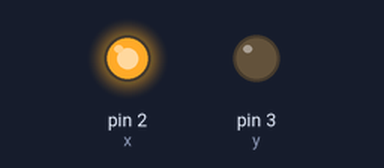
This sketch was run on a simulated Arduino Uno, built with avr-gcc and run on an emulated ATmega328P. Parts: output pins drawn as LEDs (lit = HIGH).

Above: at 0.1 s.
Timing chart, 0 to 1.6 s (numbered marks = the images above):
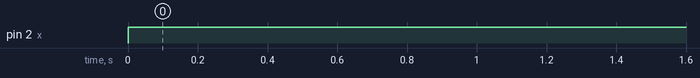

The sketch:

test.ino
```cpp
const int x = 2;
const int y = 3;


void setup() {
    pinMode(x, OUTPUT);
    pinMode(y, OUTPUT);
}

void loop() {
    digitalWrite(x, HIGH);
    digitalWrite(y, LOW);

}
```

Measured:
- by itself, pin 2 (x): LOW → HIGH at 0.00 s
